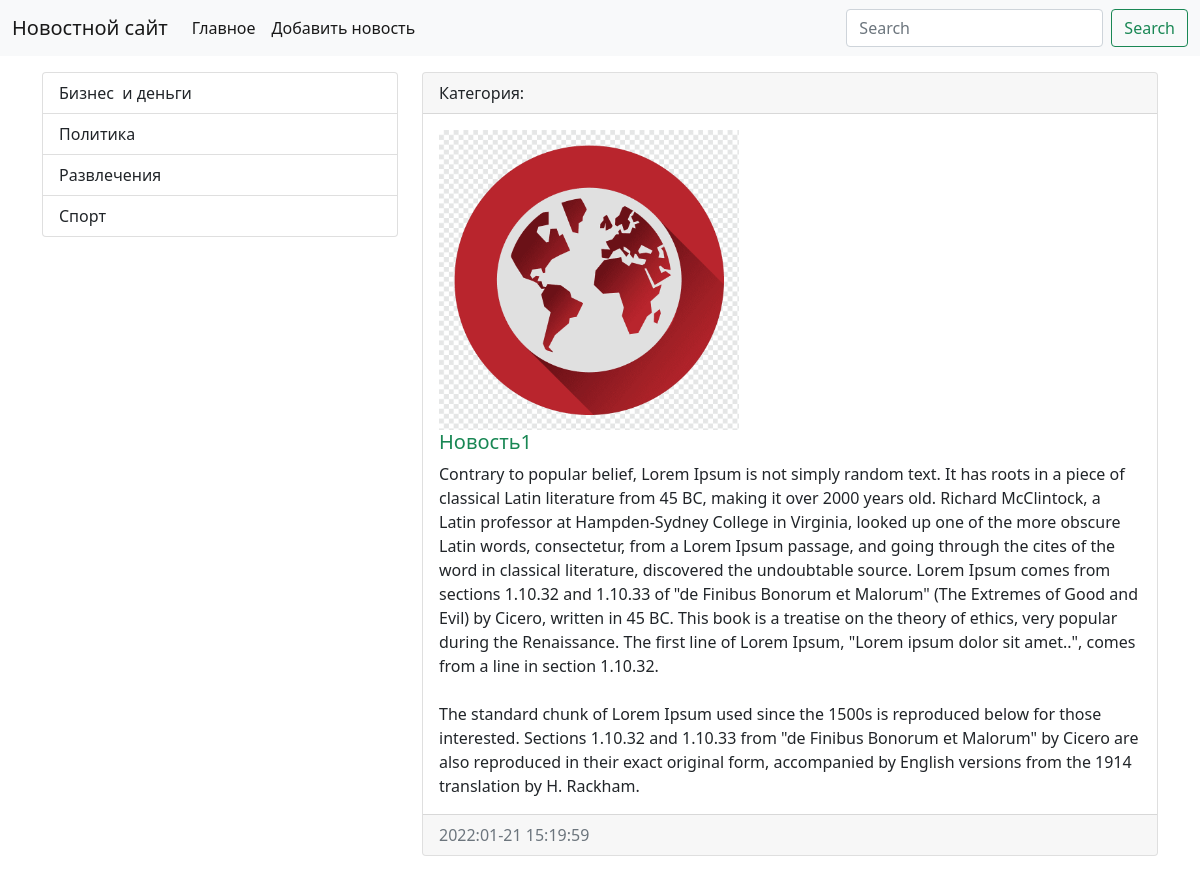
Screenshot of /view_news/5 with the database file from the repository.
### firstapp/models.py (models this page shows, shortened)
class Category(models.Model):
    title = models.CharField(max_length=150, db_index = True, verbose_name='Категория новости')
    def get_absolute_url(self):
        return reverse('category', kwargs={"category_id": self.pk})
    class Meta:
        verbose_name = 'Категория'
        verbose_name_plural = 'Категории'
        ordering=['title']

class News(models.Model):
    title = models.CharField(max_length=200, verbose_name='Заголовок')
    content = models.TextField(blank=True, verbose_name='Контент')
    created_at = models.DateTimeField(auto_now_add=True, verbose_name='Создано')
    update_at = models.DateTimeField(auto_now=True, verbose_name='Обновлено')
    photo = models.ImageField(upload_to='photos/%Y/%m/%d', default=' ')
    is_published = models.BooleanField(default=True, verbose_name='Опубликовано')
    category = models.ForeignKey('Category', on_delete= models.PROTECT, verbose_name='Категория')
    class Meta:
        verbose_name =  'Новость'
        verbose_name_plural = 'Новости'
        ordering = ['created_at']

### firstapp/views.py (the view)
# urls.py: path('view_news/<int:news_id>',view_news, name = 'view_news'),
def view_news(request, news_id):
    news_item = get_object_or_404(News, pk=news_id)
    return render(request, "firstapp/view_news.html", {'news_item': news_item})

### firstapp/templatetags/news_tags.py (called while the page is built)
@register.simple_tag()
def find_category():
    return Category.objects.all()

### firstapp/templates/firstapp/view_news.html (shortened to what this page needs)
{% extends 'base.html' %}
{% block sidebar %}
            <div class="list-group">
            {% include 'inc/_sidebar.html' %}
            </div>
{% endblock %}
{% block content %}
                <div class="card mb-3">
                  <div class="card-header">
                      Категория: <a href="{{ news_item.category.get_absolute_url }}">{{ news.category}}</a>
                  </div>
                  <div class="card-body">
                      <div class="media">
                          <div class="media-body">
                              {% if news_item.photo %}
                                    <img src="{{ news_item.photo.url }}" width="300">
                              {% else %}
                              <img src="https://image.winudf.com/v2/image/Y29tLnNydC50cmFja2Rpc3RyaWJ1dGlvbmFwcF9zY3JlZW5fMV9tOHJndTQyMw/screen-1.jpg?h=710&fakeurl=1&type=.jpg" width="300">
                              {% endif%}
                              <h5 class="card-title {% cycle 'text-success' 'text-danger' %}">{{news_item.title}}</h5>
                            <p class="card-text"> {{news_item.content|linebreaksbr}}</p>
                              </div>
                          </div>
                  </div>
                  <div class="card-footer text-muted">
                    {{news_item.created_at|date:"Y:m-d H:i:s"}}
                  </div>
                </div>
{% endblock  %}

### templates/base.html (shortened to what this page needs)
<!doctype html>
<html lang="en">
  <head>
    <link href="https://cdn.jsdelivr.net/npm/bootstrap@5.1.3/dist/css/bootstrap.min.css" rel="stylesheet">
  </head>
  <body>
  {% include 'inc/_nav.html' %}
  <div class="container mt-3">
    <div class="row">
        <div class="col-md-4">
            {% block sidebar %}SIDEBAR{% endblock %}
        </div>
        <div class="col-md-8">
        {% block content %} CONTENT {% endblock %}
        </div>
    </div>
</div>
  </body>
</html>

### templates/inc/_nav.html (shortened to what this page needs)
<nav class="navbar navbar-expand-lg navbar-light bg-light">
  <div class="container-fluid">
    <a class="navbar-brand" href="#">Новостной сайт</a>
    <div class="collapse navbar-collapse" id="navbarSupportedContent">
      <ul class="navbar-nav me-auto mb-2 mb-lg-0">
        <li class="nav-item">
          <a class="nav-link active" aria-current="page" href="{% url 'home' %}">Главное</a>
        </li>
         <li class="nav-item">
        <a class="nav-link active" aria-current="page" href="{% url 'add_news' %}">Добавить новость</a>
           </li>
      </ul>
      <form class="d-flex">
        <input class="form-control me-2" type="search" placeholder="Search" aria-label="Search">
        <button class="btn btn-outline-success" type="submit">Search</button>
      </form>
    </div>
  </div>
</nav>

### templates/inc/_sidebar.html
        {% load news_tags %}
            <div class="list-group">
                {% find_category as categories %}
                {% for item in categories %}
                   <a href="{{ item.get_absolute_url }}" class="list-group-item list-group-item-action" aria-current="true">
               {{ item.title}}
              </a>
                {%endfor%}
            </div>

### rows the page displays
Category: title "Бизнес и деньги"
Category: title "Политика"
Category: title "Развлечения"
Category: title "Спорт"
News: photo (picture), title "Новость1", content "Contrary to popular belief, Lorem Ipsum is not simply random text. It has roots in a piece of classical Latin literature from 45 BC, making it over 2000 years old. Richard McClintock, a Latin professor at Hampden-Sydney College in Virginia, looked up one of the more obscure Latin words, consectetur, from a Lorem Ipsum passage, and going through the cites of the word in classical literature, discovered the undoubtable source. Lorem Ipsum comes from sections 1.10.32 and 1.10.33 of \"de Finibus Bonorum et Malorum\" (The Extremes of Good and Evil) by Cicero, written in 45 BC. This book is a treatise on the theory of ethics, very popular during the Renaissance. The first line of Lorem Ipsum,…", created_at "2022:01-21 15:19:59"
